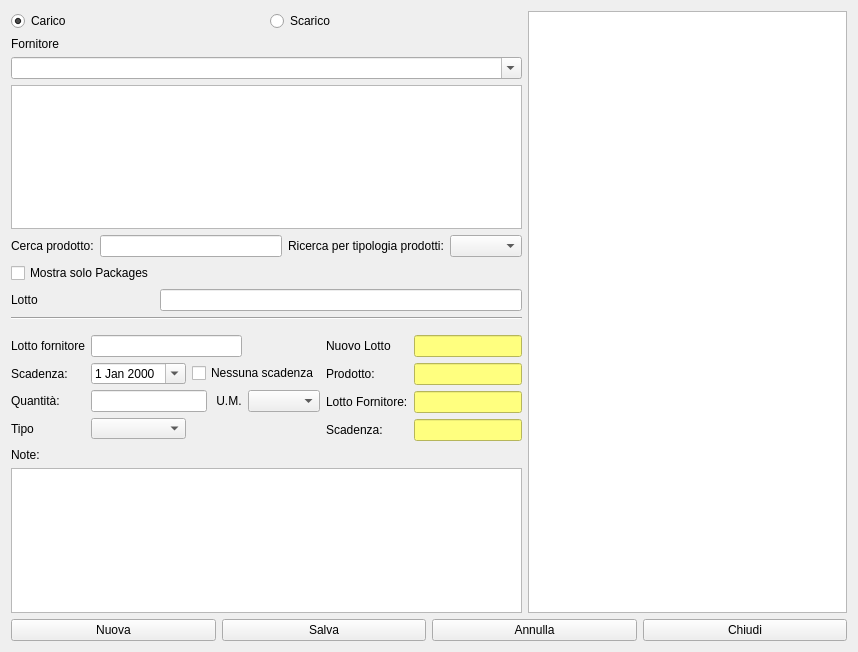
<?xml version="1.0" encoding="UTF-8"?>
<ui version="4.0">
 <class>HnuovaOperazione</class>
 <widget class="QWidget" name="HnuovaOperazione">
  <property name="windowModality">
   <enum>Qt::NonModal</enum>
  </property>
  <property name="geometry">
   <rect>
    <x>0</x>
    <y>0</y>
    <width>858</width>
    <height>652</height>
   </rect>
  </property>
  <property name="sizePolicy">
   <sizepolicy hsizetype="Fixed" vsizetype="Preferred">
    <horstretch>0</horstretch>
    <verstretch>0</verstretch>
   </sizepolicy>
  </property>
  <property name="windowTitle">
   <string>Nuova operazione</string>
  </property>
  <property name="windowIcon">
   <iconset resource="icons.qrc">
    <normaloff>:/Resources/Actions-configure-icon.png</normaloff>:/Resources/Actions-configure-icon.png</iconset>
  </property>
  <layout class="QVBoxLayout" name="verticalLayout_3">
   <item>
    <layout class="QHBoxLayout" name="horizontalLayout_4">
     <item>
      <layout class="QVBoxLayout" name="verticalLayout_2">
       <item>
        <layout class="QHBoxLayout" name="horizontalLayout_2">
         <item>
          <widget class="QRadioButton" name="radioButton">
           <property name="text">
            <string>Carico</string>
           </property>
           <property name="checked">
            <bool>true</bool>
           </property>
          </widget>
         </item>
         <item>
          <widget class="QRadioButton" name="radioButton_2">
           <property name="text">
            <string>Scarico</string>
           </property>
          </widget>
         </item>
        </layout>
       </item>
       <item>
        <widget class="QLabel" name="label">
         <property name="text">
          <string>Fornitore</string>
         </property>
        </widget>
       </item>
       <item>
        <widget class="QComboBox" name="cbAnagrafica">
         <property name="editable">
          <bool>true</bool>
         </property>
         <property name="insertPolicy">
          <enum>QComboBox::NoInsert</enum>
         </property>
        </widget>
       </item>
       <item>
        <widget class="QListView" name="lvProdotti"/>
       </item>
       <item>
        <layout class="QVBoxLayout" name="verticalLayout">
         <item>
          <layout class="QHBoxLayout" name="horizontalLayout">
           <item>
            <widget class="QLabel" name="label_12">
             <property name="text">
              <string>Cerca prodotto:</string>
             </property>
            </widget>
           </item>
           <item>
            <widget class="QLineEdit" name="leProdotti"/>
           </item>
           <item>
            <widget class="QLabel" name="label_2">
             <property name="text">
              <string>Ricerca per tipologia prodotti:</string>
             </property>
            </widget>
           </item>
           <item>
            <widget class="QComboBox" name="cbtipo"/>
           </item>
          </layout>
         </item>
        </layout>
       </item>
       <item>
        <layout class="QGridLayout" name="gridLayout_2">
         <item row="1" column="3">
          <widget class="QLineEdit" name="leLotto"/>
         </item>
         <item row="1" column="2">
          <widget class="QLabel" name="label_10">
           <property name="text">
            <string>Lotto</string>
           </property>
          </widget>
         </item>
         <item row="0" column="2">
          <widget class="QCheckBox" name="cbShowPackages">
           <property name="text">
            <string>Mostra solo Packages</string>
           </property>
           <property name="checked">
            <bool>false</bool>
           </property>
          </widget>
         </item>
        </layout>
       </item>
       <item>
        <widget class="Line" name="line_2">
         <property name="orientation">
          <enum>Qt::Horizontal</enum>
         </property>
        </widget>
       </item>
       <item>
        <layout class="QFormLayout" name="formLayout_2">
         <item row="1" column="0">
          <layout class="QGridLayout" name="gridLayout">
           <item row="0" column="0">
            <widget class="QLabel" name="label_6">
             <property name="text">
              <string>Lotto fornitore</string>
             </property>
            </widget>
           </item>
           <item row="0" column="1" colspan="3">
            <widget class="QLineEdit" name="leLotfornitore"/>
           </item>
           <item row="1" column="0">
            <widget class="QLabel" name="label_7">
             <property name="text">
              <string>Scadenza:</string>
             </property>
            </widget>
           </item>
           <item row="1" column="1">
            <widget class="QDateEdit" name="deScadenza">
             <property name="calendarPopup">
              <bool>true</bool>
             </property>
            </widget>
           </item>
           <item row="1" column="2" colspan="3">
            <widget class="QCheckBox" name="cbScadenza">
             <property name="text">
              <string>Nessuna scadenza</string>
             </property>
            </widget>
           </item>
           <item row="2" column="0">
            <widget class="QLabel" name="label_3">
             <property name="text">
              <string>Quantità:</string>
             </property>
            </widget>
           </item>
           <item row="2" column="1" colspan="2">
            <widget class="QLineEdit" name="leQuantita"/>
           </item>
           <item row="2" column="3">
            <widget class="QLabel" name="label_5">
             <property name="text">
              <string> U.M.</string>
             </property>
            </widget>
           </item>
           <item row="2" column="4">
            <widget class="QComboBox" name="cbUM"/>
           </item>
           <item row="3" column="0">
            <widget class="QLabel" name="label_11">
             <property name="text">
              <string>Tipo</string>
             </property>
            </widget>
           </item>
           <item row="3" column="1">
            <widget class="QComboBox" name="cbTipoLot"/>
           </item>
          </layout>
         </item>
         <item row="1" column="1">
          <layout class="QFormLayout" name="formLayout">
           <item row="1" column="0">
            <widget class="QLabel" name="label_9">
             <property name="text">
              <string>Nuovo Lotto</string>
             </property>
            </widget>
           </item>
           <item row="1" column="1">
            <widget class="QLineEdit" name="leNewLot">
             <property name="styleSheet">
              <string notr="true">background-color: rgb(255, 255, 127);</string>
             </property>
             <property name="readOnly">
              <bool>true</bool>
             </property>
            </widget>
           </item>
           <item row="2" column="0">
            <widget class="QLabel" name="label_14">
             <property name="text">
              <string>Prodotto:</string>
             </property>
            </widget>
           </item>
           <item row="2" column="1">
            <widget class="QLineEdit" name="leProdottoCreato">
             <property name="styleSheet">
              <string notr="true">background-color: rgb(255, 255, 127);</string>
             </property>
             <property name="readOnly">
              <bool>true</bool>
             </property>
            </widget>
           </item>
           <item row="3" column="0">
            <widget class="QLabel" name="label_13">
             <property name="text">
              <string>Lotto Fornitore:</string>
             </property>
            </widget>
           </item>
           <item row="3" column="1">
            <widget class="QLineEdit" name="ledispLottoforn">
             <property name="styleSheet">
              <string notr="true">background-color: rgb(255, 255, 127);</string>
             </property>
             <property name="readOnly">
              <bool>true</bool>
             </property>
            </widget>
           </item>
           <item row="4" column="0">
            <widget class="QLabel" name="label_8">
             <property name="text">
              <string>Scadenza:</string>
             </property>
            </widget>
           </item>
           <item row="4" column="1">
            <widget class="QLineEdit" name="leScadenza">
             <property name="styleSheet">
              <string notr="true">background-color: rgb(255, 255, 127);</string>
             </property>
             <property name="readOnly">
              <bool>true</bool>
             </property>
            </widget>
           </item>
          </layout>
         </item>
         <item row="0" column="0">
          <widget class="Line" name="line">
           <property name="orientation">
            <enum>Qt::Horizontal</enum>
           </property>
          </widget>
         </item>
        </layout>
       </item>
       <item>
        <widget class="QLabel" name="label_4">
         <property name="text">
          <string>Note:</string>
         </property>
        </widget>
       </item>
       <item>
        <widget class="QPlainTextEdit" name="tNote"/>
       </item>
      </layout>
     </item>
     <item>
      <widget class="QTableView" name="tableView">
       <property name="selectionBehavior">
        <enum>QAbstractItemView::SelectRows</enum>
       </property>
       <attribute name="verticalHeaderVisible">
        <bool>false</bool>
       </attribute>
      </widget>
     </item>
    </layout>
   </item>
   <item>
    <layout class="QHBoxLayout" name="horizontalLayout_3">
     <item>
      <widget class="QPushButton" name="pushButton_3">
       <property name="text">
        <string>Nuova</string>
       </property>
       <property name="icon">
        <iconset resource="icons.qrc">
         <normaloff>:/Resources/Actions-configure-icon.png</normaloff>:/Resources/Actions-configure-icon.png</iconset>
       </property>
       <property name="iconSize">
        <size>
         <width>32</width>
         <height>32</height>
        </size>
       </property>
      </widget>
     </item>
     <item>
      <widget class="QPushButton" name="pushButton">
       <property name="text">
        <string>Salva</string>
       </property>
       <property name="icon">
        <iconset resource="icons.qrc">
         <normaloff>:/Resources/save-icon.png</normaloff>:/Resources/save-icon.png</iconset>
       </property>
       <property name="iconSize">
        <size>
         <width>32</width>
         <height>32</height>
        </size>
       </property>
      </widget>
     </item>
     <item>
      <widget class="QPushButton" name="pushButton_2">
       <property name="text">
        <string>Annulla</string>
       </property>
       <property name="icon">
        <iconset resource="icons.qrc">
         <normaloff>:/Resources/Banned-Sign.PNG</normaloff>:/Resources/Banned-Sign.PNG</iconset>
       </property>
       <property name="iconSize">
        <size>
         <width>32</width>
         <height>32</height>
        </size>
       </property>
      </widget>
     </item>
     <item>
      <widget class="QPushButton" name="pushButton_4">
       <property name="text">
        <string>Chiudi</string>
       </property>
       <property name="icon">
        <iconset resource="icons.qrc">
         <normaloff>:/Resources/Actions-window-close-icon.png</normaloff>:/Resources/Actions-window-close-icon.png</iconset>
       </property>
       <property name="iconSize">
        <size>
         <width>32</width>
         <height>32</height>
        </size>
       </property>
      </widget>
     </item>
    </layout>
   </item>
  </layout>
 </widget>
 <tabstops>
  <tabstop>tableView</tabstop>
  <tabstop>pushButton_3</tabstop>
  <tabstop>pushButton</tabstop>
  <tabstop>pushButton_2</tabstop>
  <tabstop>pushButton_4</tabstop>
 </tabstops>
 <resources>
  <include location="icons.qrc"/>
 </resources>
 <connections/>
</ui>
